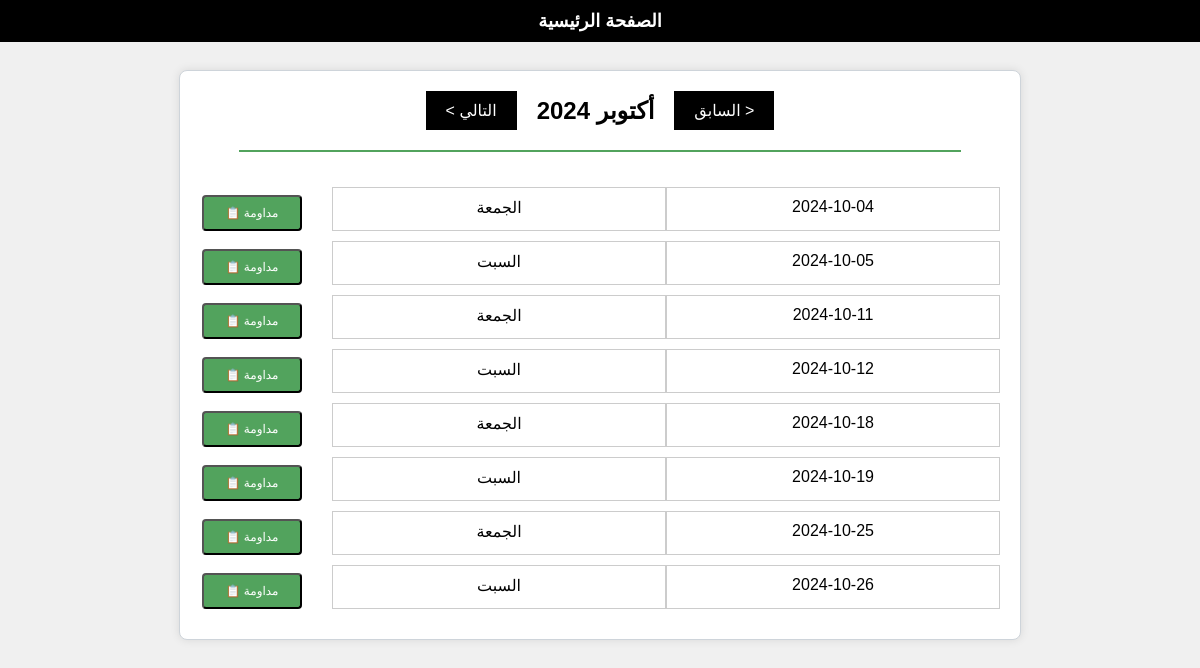
Page /trouver_permanence/ on the committed database.
### main/models.py (models this page shows, shortened)
class Permanence (models.Model) :
    id = models.AutoField(primary_key = True)
    date_debut = models.DateField(unique = True)
    nom = models.CharField(max_length= 60)
    description = models.BooleanField()
    nombre_cadre = models.IntegerField(default= 0)

### main/views.py (the view)
# urls.py: path('trouver_permanence/',views.trouver_permanence, name='trouver permanence'),
def trouver_permanence(request):
    if request.method=='GET':
        latest_object = Permanence.objects.order_by('-date_debut').first()
        if latest_object.date_debut.year == datetime.now().date().year:
            create_holidays()
        tout_permaneneces=Permanence.objects.all().order_by('date_debut')
        return render(request,"trouver_permanence.html",{'perma':tout_permaneneces})
    else:
        perma_id=request.POST.get('perma_id')
        permanence=Permanence.objects.get(pk=perma_id)
        permanence.nombre_cadre=int(request.POST.get('numWorkers'))
        permanence.save()
        return redirect(add_permanence,perma_id)

### main/templates/trouver_permanence.html (shortened to what this page needs)
<!DOCTYPE html>
<html lang="ar">
<head>
</head>
<body>
    <div class="homenavbar">
        <a href="{% url 'home' %}">الصفحة الرئيسية</a>
    </div>
    <div class="calendar-widget">
        <div class="firstline-container">
            <button id="prev-btn" class="change-month-btn" onclick="changeMonth(-1)">&lt; السابق</button>
            <div id="month-year" class="month-year"> {{currentMonth}} {{currentYear}}</div>
            <button id="next-btn" class="change-month-btn" onclick="changeMonth(1)">التالي &gt;</button>
        </div>
        <hr>
        <div class="list-container">
            {% for perm in perma %}
                <div class="day-row">
                    <div class="day-date">
                        {{ perm.date_debut|date:"Y-m-d" }}
                    </div>
                    <div class="day-name">
                        {{ perm.nom }}
                    </div>
                    <div class="actions">
                        <button onclick="numbre_of_worker_and_redirect({{ perm.id }}, {{ perm.nombre_cadre }}, {{ perm.date_debut.day }}, {{ perm.date_debut.month }}, {{ perm.date_debut.year }})" class="btn">مداومة &#128203;</button>
                    </div>
                </div>
            {% endfor %}
        </div>
    </div>
</body>
</html>

### main/templates/trouver_permanence.html (style rules this page uses)
body { font-family: Arial, sans-serif; background-color: #f0f0f0; margin: 0; display: flex; flex-direction: column; justify-content: center; align-items: center; direction: rtl; }
.homenavbar { background-color: #000000; color: #fff; padding: 10px; text-align: center; font-size: 18px; width: 100%; position: fixed; top: 0; }
.homenavbar a { color: #fff; text-decoration: none; margin: 0 15px; font-weight: bold; }
.calendar-widget { display: flex; flex-direction: column; align-items: center; background-color: #ffffff; padding: 20px; border: 1px solid #ced4da; border-radius: 8px; box-shadow: 0 0 10px rgba(0, 0, 0, 0.1); width: 90%; max-width: 800px; margin: 70px auto; }
.month-year { font-size: 24px; font-weight: bold; margin: 0 20px; color: #000000; text-align: center; }
.change-month-btn { font-size: 16px; padding: 10px 20px; background-color: #000000; color: white; border: none; cursor: pointer; outline: none; transition: background-color 0.3s; }
#prev-btn { margin-right: auto; }
#next-btn { margin-left: auto; }
.list-container { display: flex; flex-wrap: wrap; justify-content: center; align-items: center; margin-top: 25px; }
.firstline-container { display: flex; align-items: center; justify-content: center; width: 100%; margin-bottom: 10px; }
hr { border: 1px solid #52a35d;; width: 90%; margin: 10px 0; }

### rows in the picture
Permanence: date_debut "2024-10-04", nom "الجمعة"
Permanence: date_debut "2024-10-05", nom "السبت"
Permanence: date_debut "2024-10-11", nom "الجمعة"
Permanence: date_debut "2024-10-12", nom "السبت"
Permanence: date_debut "2024-10-18", nom "الجمعة"
Permanence: date_debut "2024-10-19", nom "السبت"
Permanence: date_debut "2024-10-25", nom "الجمعة"
Permanence: date_debut "2024-10-26", nom "السبت"
